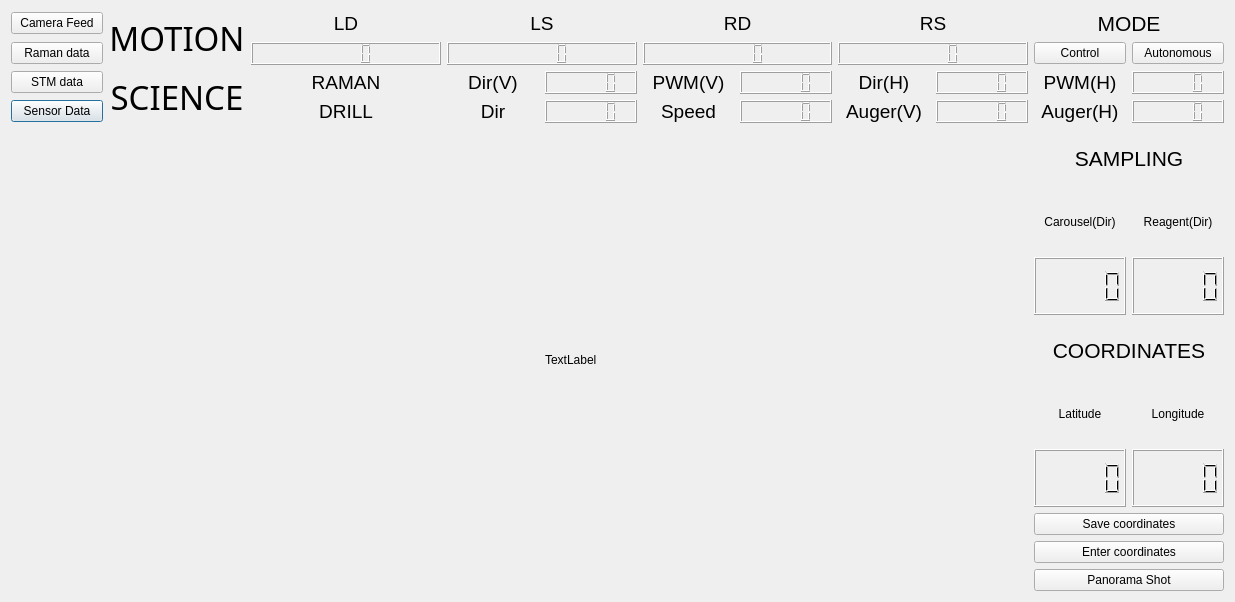
<?xml version="1.0" encoding="UTF-8"?>
<ui version="4.0">
 <class>Dialog</class>
 <widget class="QDialog" name="Dialog">
  <property name="geometry">
   <rect>
    <x>0</x>
    <y>0</y>
    <width>1235</width>
    <height>602</height>
   </rect>
  </property>
  <property name="windowTitle">
   <string>Dialog</string>
  </property>
  <layout class="QGridLayout" name="gridLayout_2">
   <item row="0" column="0">
    <layout class="QGridLayout" name="gridLayout">
     <item row="3" column="0">
      <widget class="QPushButton" name="bt_sensors">
       <property name="text">
        <string>Sensor Data</string>
       </property>
      </widget>
     </item>
     <item row="3" column="6">
      <widget class="QLCDNumber" name="drill_dir"/>
     </item>
     <item row="0" column="7" colspan="2">
      <widget class="QLabel" name="label_4">
       <property name="font">
        <font>
         <pointsize>14</pointsize>
        </font>
       </property>
       <property name="autoFillBackground">
        <bool>true</bool>
       </property>
       <property name="text">
        <string>RD</string>
       </property>
       <property name="alignment">
        <set>Qt::AlignCenter</set>
       </property>
      </widget>
     </item>
     <item row="8" column="12">
      <widget class="QLabel" name="label_42">
       <property name="autoFillBackground">
        <bool>true</bool>
       </property>
       <property name="text">
        <string>Longitude</string>
       </property>
       <property name="alignment">
        <set>Qt::AlignCenter</set>
       </property>
      </widget>
     </item>
     <item row="1" column="0">
      <widget class="QPushButton" name="bt_raman">
       <property name="text">
        <string>Raman data</string>
       </property>
      </widget>
     </item>
     <item row="10" column="11" colspan="2">
      <widget class="QPushButton" name="pushButton_7">
       <property name="text">
        <string>Save coordinates</string>
       </property>
      </widget>
     </item>
     <item row="0" column="3" colspan="2">
      <widget class="QLabel" name="label_2">
       <property name="font">
        <font>
         <pointsize>14</pointsize>
        </font>
       </property>
       <property name="autoFillBackground">
        <bool>true</bool>
       </property>
       <property name="text">
        <string>LD</string>
       </property>
       <property name="alignment">
        <set>Qt::AlignCenter</set>
       </property>
      </widget>
     </item>
     <item row="2" column="12">
      <widget class="QLCDNumber" name="raman_speed_h"/>
     </item>
     <item row="2" column="9">
      <widget class="QLabel" name="label_21">
       <property name="font">
        <font>
         <pointsize>14</pointsize>
        </font>
       </property>
       <property name="autoFillBackground">
        <bool>true</bool>
       </property>
       <property name="text">
        <string>Dir(H)</string>
       </property>
       <property name="alignment">
        <set>Qt::AlignCenter</set>
       </property>
      </widget>
     </item>
     <item row="11" column="11" colspan="2">
      <widget class="QPushButton" name="pushButton_14">
       <property name="text">
        <string>Enter coordinates</string>
       </property>
      </widget>
     </item>
     <item row="3" column="10">
      <widget class="QLCDNumber" name="auger_dir"/>
     </item>
     <item row="2" column="5">
      <widget class="QLabel" name="label_16">
       <property name="font">
        <font>
         <pointsize>14</pointsize>
        </font>
       </property>
       <property name="autoFillBackground">
        <bool>true</bool>
       </property>
       <property name="text">
        <string>Dir(V)</string>
       </property>
       <property name="alignment">
        <set>Qt::AlignCenter</set>
       </property>
      </widget>
     </item>
     <item row="3" column="7">
      <widget class="QLabel" name="label_20">
       <property name="font">
        <font>
         <pointsize>14</pointsize>
        </font>
       </property>
       <property name="autoFillBackground">
        <bool>true</bool>
       </property>
       <property name="text">
        <string>Speed</string>
       </property>
       <property name="alignment">
        <set>Qt::AlignCenter</set>
       </property>
      </widget>
     </item>
     <item row="5" column="12">
      <widget class="QLabel" name="label_41">
       <property name="autoFillBackground">
        <bool>true</bool>
       </property>
       <property name="text">
        <string>Reagent(Dir)</string>
       </property>
       <property name="alignment">
        <set>Qt::AlignCenter</set>
       </property>
      </widget>
     </item>
     <item row="0" column="9" colspan="2">
      <widget class="QLabel" name="label_5">
       <property name="font">
        <font>
         <pointsize>14</pointsize>
        </font>
       </property>
       <property name="autoFillBackground">
        <bool>true</bool>
       </property>
       <property name="text">
        <string>RS</string>
       </property>
       <property name="alignment">
        <set>Qt::AlignCenter</set>
       </property>
      </widget>
     </item>
     <item row="3" column="12">
      <widget class="QLCDNumber" name="h_auger_dir"/>
     </item>
     <item row="2" column="8">
      <widget class="QLCDNumber" name="raman_speed_v"/>
     </item>
     <item row="2" column="6">
      <widget class="QLCDNumber" name="raman_dir_v"/>
     </item>
     <item row="3" column="8">
      <widget class="QLCDNumber" name="drill_speed"/>
     </item>
     <item row="1" column="7" colspan="2">
      <widget class="QLCDNumber" name="rd"/>
     </item>
     <item row="3" column="11">
      <widget class="QLabel" name="label_37">
       <property name="font">
        <font>
         <pointsize>14</pointsize>
        </font>
       </property>
       <property name="autoFillBackground">
        <bool>true</bool>
       </property>
       <property name="text">
        <string>Auger(H)</string>
       </property>
       <property name="alignment">
        <set>Qt::AlignCenter</set>
       </property>
      </widget>
     </item>
     <item row="2" column="7">
      <widget class="QLabel" name="label_19">
       <property name="font">
        <font>
         <pointsize>14</pointsize>
        </font>
       </property>
       <property name="autoFillBackground">
        <bool>true</bool>
       </property>
       <property name="text">
        <string>PWM(V)</string>
       </property>
       <property name="alignment">
        <set>Qt::AlignCenter</set>
       </property>
      </widget>
     </item>
     <item row="1" column="5" colspan="2">
      <widget class="QLCDNumber" name="ls"/>
     </item>
     <item row="9" column="12">
      <widget class="QLCDNumber" name="lcdNumber_16"/>
     </item>
     <item row="2" column="1" rowspan="2">
      <widget class="QLabel" name="label_9">
       <property name="font">
        <font>
         <family>Sans</family>
         <pointsize>25</pointsize>
         <weight>50</weight>
         <italic>false</italic>
         <bold>false</bold>
        </font>
       </property>
       <property name="autoFillBackground">
        <bool>true</bool>
       </property>
       <property name="text">
        <string>SCIENCE</string>
       </property>
       <property name="alignment">
        <set>Qt::AlignCenter</set>
       </property>
       <property name="wordWrap">
        <bool>false</bool>
       </property>
      </widget>
     </item>
     <item row="9" column="11">
      <widget class="QLCDNumber" name="lcdNumber_15"/>
     </item>
     <item row="6" column="11">
      <widget class="QLCDNumber" name="carousel_dir"/>
     </item>
     <item row="1" column="11">
      <widget class="QPushButton" name="pushButton_8">
       <property name="text">
        <string>Control</string>
       </property>
      </widget>
     </item>
     <item row="2" column="3" colspan="2">
      <widget class="QLabel" name="label_raman">
       <property name="palette">
        <palette>
         <active>
          <colorrole role="WindowText">
           <brush brushstyle="SolidPattern">
            <color alpha="255">
             <red>0</red>
             <green>0</green>
             <blue>0</blue>
            </color>
           </brush>
          </colorrole>
          <colorrole role="Button">
           <brush brushstyle="SolidPattern">
            <color alpha="255">
             <red>239</red>
             <green>239</green>
             <blue>239</blue>
            </color>
           </brush>
          </colorrole>
          <colorrole role="Light">
           <brush brushstyle="SolidPattern">
            <color alpha="255">
             <red>255</red>
             <green>255</green>
             <blue>255</blue>
            </color>
           </brush>
          </colorrole>
          <colorrole role="Midlight">
           <brush brushstyle="SolidPattern">
            <color alpha="255">
             <red>247</red>
             <green>247</green>
             <blue>247</blue>
            </color>
           </brush>
          </colorrole>
          <colorrole role="Dark">
           <brush brushstyle="SolidPattern">
            <color alpha="255">
             <red>119</red>
             <green>119</green>
             <blue>119</blue>
            </color>
           </brush>
          </colorrole>
          <colorrole role="Mid">
           <brush brushstyle="SolidPattern">
            <color alpha="255">
             <red>159</red>
             <green>159</green>
             <blue>159</blue>
            </color>
           </brush>
          </colorrole>
          <colorrole role="Text">
           <brush brushstyle="SolidPattern">
            <color alpha="255">
             <red>0</red>
             <green>0</green>
             <blue>0</blue>
            </color>
           </brush>
          </colorrole>
          <colorrole role="BrightText">
           <brush brushstyle="SolidPattern">
            <color alpha="255">
             <red>255</red>
             <green>255</green>
             <blue>255</blue>
            </color>
           </brush>
          </colorrole>
          <colorrole role="ButtonText">
           <brush brushstyle="SolidPattern">
            <color alpha="255">
             <red>0</red>
             <green>0</green>
             <blue>0</blue>
            </color>
           </brush>
          </colorrole>
          <colorrole role="Base">
           <brush brushstyle="SolidPattern">
            <color alpha="255">
             <red>255</red>
             <green>255</green>
             <blue>255</blue>
            </color>
           </brush>
          </colorrole>
          <colorrole role="Window">
           <brush brushstyle="SolidPattern">
            <color alpha="255">
             <red>239</red>
             <green>239</green>
             <blue>239</blue>
            </color>
           </brush>
          </colorrole>
          <colorrole role="Shadow">
           <brush brushstyle="SolidPattern">
            <color alpha="255">
             <red>0</red>
             <green>0</green>
             <blue>0</blue>
            </color>
           </brush>
          </colorrole>
          <colorrole role="AlternateBase">
           <brush brushstyle="SolidPattern">
            <color alpha="255">
             <red>247</red>
             <green>247</green>
             <blue>247</blue>
            </color>
           </brush>
          </colorrole>
          <colorrole role="ToolTipBase">
           <brush brushstyle="SolidPattern">
            <color alpha="255">
             <red>255</red>
             <green>255</green>
             <blue>220</blue>
            </color>
           </brush>
          </colorrole>
          <colorrole role="ToolTipText">
           <brush brushstyle="SolidPattern">
            <color alpha="255">
             <red>0</red>
             <green>0</green>
             <blue>0</blue>
            </color>
           </brush>
          </colorrole>
          <colorrole role="PlaceholderText">
           <brush brushstyle="SolidPattern">
            <color alpha="128">
             <red>0</red>
             <green>0</green>
             <blue>0</blue>
            </color>
           </brush>
          </colorrole>
         </active>
         <inactive>
          <colorrole role="WindowText">
           <brush brushstyle="SolidPattern">
            <color alpha="255">
             <red>0</red>
             <green>0</green>
             <blue>0</blue>
            </color>
           </brush>
          </colorrole>
          <colorrole role="Button">
           <brush brushstyle="SolidPattern">
            <color alpha="255">
             <red>239</red>
             <green>239</green>
             <blue>239</blue>
            </color>
           </brush>
          </colorrole>
          <colorrole role="Light">
           <brush brushstyle="SolidPattern">
            <color alpha="255">
             <red>255</red>
             <green>255</green>
             <blue>255</blue>
            </color>
           </brush>
          </colorrole>
          <colorrole role="Midlight">
           <brush brushstyle="SolidPattern">
            <color alpha="255">
             <red>247</red>
             <green>247</green>
             <blue>247</blue>
            </color>
           </brush>
          </colorrole>
          <colorrole role="Dark">
           <brush brushstyle="SolidPattern">
            <color alpha="255">
             <red>119</red>
             <green>119</green>
             <blue>119</blue>
            </color>
           </brush>
          </colorrole>
          <colorrole role="Mid">
           <brush brushstyle="SolidPattern">
            <color alpha="255">
             <red>159</red>
             <green>159</green>
             <blue>159</blue>
            </color>
           </brush>
          </colorrole>
          <colorrole role="Text">
           <brush brushstyle="SolidPattern">
            <color alpha="255">
             <red>0</red>
             <green>0</green>
             <blue>0</blue>
            </color>
           </brush>
          </colorrole>
          <colorrole role="BrightText">
           <brush brushstyle="SolidPattern">
            <color alpha="255">
             <red>255</red>
             <green>255</green>
             <blue>255</blue>
            </color>
           </brush>
          </colorrole>
          <colorrole role="ButtonText">
           <brush brushstyle="SolidPattern">
            <color alpha="255">
             <red>0</red>
             <green>0</green>
             <blue>0</blue>
            </color>
           </brush>
          </colorrole>
          <colorrole role="Base">
           <brush brushstyle="SolidPattern">
            <color alpha="255">
             <red>255</red>
             <green>255</green>
             <blue>255</blue>
            </color>
           </brush>
          </colorrole>
          <colorrole role="Window">
           <brush brushstyle="SolidPattern">
            <color alpha="255">
             <red>239</red>
             <green>239</green>
             <blue>239</blue>
            </color>
           </brush>
          </colorrole>
          <colorrole role="Shadow">
           <brush brushstyle="SolidPattern">
            <color alpha="255">
             <red>0</red>
             <green>0</green>
             <blue>0</blue>
            </color>
           </brush>
          </colorrole>
          <colorrole role="AlternateBase">
           <brush brushstyle="SolidPattern">
            <color alpha="255">
             <red>247</red>
             <green>247</green>
             <blue>247</blue>
            </color>
           </brush>
          </colorrole>
          <colorrole role="ToolTipBase">
           <brush brushstyle="SolidPattern">
            <color alpha="255">
             <red>255</red>
             <green>255</green>
             <blue>220</blue>
            </color>
           </brush>
          </colorrole>
          <colorrole role="ToolTipText">
           <brush brushstyle="SolidPattern">
            <color alpha="255">
             <red>0</red>
             <green>0</green>
             <blue>0</blue>
            </color>
           </brush>
          </colorrole>
          <colorrole role="PlaceholderText">
           <brush brushstyle="SolidPattern">
            <color alpha="128">
             <red>0</red>
             <green>0</green>
             <blue>0</blue>
            </color>
           </brush>
          </colorrole>
         </inactive>
         <disabled>
          <colorrole role="WindowText">
           <brush brushstyle="SolidPattern">
            <color alpha="255">
             <red>119</red>
             <green>119</green>
             <blue>119</blue>
            </color>
           </brush>
          </colorrole>
          <colorrole role="Button">
           <brush brushstyle="SolidPattern">
            <color alpha="255">
             <red>239</red>
             <green>239</green>
             <blue>239</blue>
            </color>
           </brush>
          </colorrole>
          <colorrole role="Light">
           <brush brushstyle="SolidPattern">
            <color alpha="255">
             <red>255</red>
             <green>255</green>
             <blue>255</blue>
            </color>
           </brush>
          </colorrole>
          <colorrole role="Midlight">
           <brush brushstyle="SolidPattern">
            <color alpha="255">
             <red>247</red>
             <green>247</green>
             <blue>247</blue>
            </color>
           </brush>
          </colorrole>
          <colorrole role="Dark">
           <brush brushstyle="SolidPattern">
            <color alpha="255">
             <red>119</red>
             <green>119</green>
             <blue>119</blue>
            </color>
           </brush>
          </colorrole>
          <colorrole role="Mid">
           <brush brushstyle="SolidPattern">
            <color alpha="255">
             <red>159</red>
             <green>159</green>
             <blue>159</blue>
            </color>
           </brush>
          </colorrole>
          <colorrole role="Text">
           <brush brushstyle="SolidPattern">
            <color alpha="255">
             <red>119</red>
             <green>119</green>
             <blue>119</blue>
            </color>
           </brush>
          </colorrole>
          <colorrole role="BrightText">
           <brush brushstyle="SolidPattern">
            <color alpha="255">
             <red>255</red>
             <green>255</green>
             <blue>255</blue>
            </color>
           </brush>
          </colorrole>
          <colorrole role="ButtonText">
           <brush brushstyle="SolidPattern">
            <color alpha="255">
             <red>119</red>
             <green>119</green>
             <blue>119</blue>
            </color>
           </brush>
          </colorrole>
          <colorrole role="Base">
           <brush brushstyle="SolidPattern">
            <color alpha="255">
             <red>239</red>
             <green>239</green>
             <blue>239</blue>
            </color>
           </brush>
          </colorrole>
          <colorrole role="Window">
           <brush brushstyle="SolidPattern">
            <color alpha="255">
             <red>239</red>
             <green>239</green>
             <blue>239</blue>
            </color>
           </brush>
          </colorrole>
          <colorrole role="Shadow">
           <brush brushstyle="SolidPattern">
            <color alpha="255">
             <red>0</red>
             <green>0</green>
             <blue>0</blue>
            </color>
           </brush>
          </colorrole>
          <colorrole role="AlternateBase">
           <brush brushstyle="SolidPattern">
            <color alpha="255">
             <red>239</red>
             <green>239</green>
             <blue>239</blue>
            </color>
           </brush>
          </colorrole>
          <colorrole role="ToolTipBase">
           <brush brushstyle="SolidPattern">
            <color alpha="255">
             <red>255</red>
             <green>255</green>
             <blue>220</blue>
            </color>
           </brush>
          </colorrole>
          <colorrole role="ToolTipText">
           <brush brushstyle="SolidPattern">
            <color alpha="255">
             <red>0</red>
             <green>0</green>
             <blue>0</blue>
            </color>
           </brush>
          </colorrole>
          <colorrole role="PlaceholderText">
           <brush brushstyle="SolidPattern">
            <color alpha="128">
             <red>0</red>
             <green>0</green>
             <blue>0</blue>
            </color>
           </brush>
          </colorrole>
         </disabled>
        </palette>
       </property>
       <property name="font">
        <font>
         <pointsize>14</pointsize>
        </font>
       </property>
       <property name="autoFillBackground">
        <bool>true</bool>
       </property>
       <property name="text">
        <string>RAMAN</string>
       </property>
       <property name="alignment">
        <set>Qt::AlignCenter</set>
       </property>
      </widget>
     </item>
     <item row="0" column="11" colspan="2">
      <widget class="QLabel" name="label_6">
       <property name="font">
        <font>
         <pointsize>16</pointsize>
        </font>
       </property>
       <property name="autoFillBackground">
        <bool>true</bool>
       </property>
       <property name="text">
        <string>MODE</string>
       </property>
       <property name="alignment">
        <set>Qt::AlignCenter</set>
       </property>
      </widget>
     </item>
     <item row="0" column="5" colspan="2">
      <widget class="QLabel" name="label_3">
       <property name="font">
        <font>
         <pointsize>14</pointsize>
        </font>
       </property>
       <property name="autoFillBackground">
        <bool>true</bool>
       </property>
       <property name="text">
        <string>LS</string>
       </property>
       <property name="alignment">
        <set>Qt::AlignCenter</set>
       </property>
      </widget>
     </item>
     <item row="0" column="0">
      <widget class="QPushButton" name="pushButton">
       <property name="text">
        <string>Camera Feed</string>
       </property>
      </widget>
     </item>
     <item row="3" column="3" colspan="2">
      <widget class="QLabel" name="label_drill">
       <property name="font">
        <font>
         <pointsize>14</pointsize>
        </font>
       </property>
       <property name="autoFillBackground">
        <bool>true</bool>
       </property>
       <property name="text">
        <string>DRILL</string>
       </property>
       <property name="alignment">
        <set>Qt::AlignCenter</set>
       </property>
      </widget>
     </item>
     <item row="1" column="9" colspan="2">
      <widget class="QLCDNumber" name="rs"/>
     </item>
     <item row="7" column="11" colspan="2">
      <widget class="QLabel" name="label_39">
       <property name="font">
        <font>
         <pointsize>16</pointsize>
        </font>
       </property>
       <property name="autoFillBackground">
        <bool>true</bool>
       </property>
       <property name="text">
        <string>COORDINATES</string>
       </property>
       <property name="alignment">
        <set>Qt::AlignCenter</set>
       </property>
      </widget>
     </item>
     <item row="8" column="11">
      <widget class="QLabel" name="label_40">
       <property name="autoFillBackground">
        <bool>true</bool>
       </property>
       <property name="text">
        <string>Latitude</string>
       </property>
       <property name="alignment">
        <set>Qt::AlignCenter</set>
       </property>
      </widget>
     </item>
     <item row="2" column="0">
      <widget class="QPushButton" name="pushButton_3">
       <property name="text">
        <string>STM data</string>
       </property>
      </widget>
     </item>
     <item row="2" column="10">
      <widget class="QLCDNumber" name="raman_dir_h"/>
     </item>
     <item row="12" column="11" colspan="2">
      <widget class="QPushButton" name="pushButton_15">
       <property name="text">
        <string>Panorama Shot</string>
       </property>
      </widget>
     </item>
     <item row="6" column="12">
      <widget class="QLCDNumber" name="reagent"/>
     </item>
     <item row="1" column="12">
      <widget class="QPushButton" name="pushButton_9">
       <property name="text">
        <string>Autonomous</string>
       </property>
      </widget>
     </item>
     <item row="2" column="11">
      <widget class="QLabel" name="label_36">
       <property name="font">
        <font>
         <pointsize>14</pointsize>
        </font>
       </property>
       <property name="autoFillBackground">
        <bool>true</bool>
       </property>
       <property name="text">
        <string>PWM(H)</string>
       </property>
       <property name="alignment">
        <set>Qt::AlignCenter</set>
       </property>
      </widget>
     </item>
     <item row="0" column="1" rowspan="2">
      <widget class="QLabel" name="label">
       <property name="font">
        <font>
         <family>Saab</family>
         <pointsize>25</pointsize>
         <weight>50</weight>
         <italic>false</italic>
         <bold>false</bold>
        </font>
       </property>
       <property name="autoFillBackground">
        <bool>true</bool>
       </property>
       <property name="text">
        <string>MOTION</string>
       </property>
       <property name="alignment">
        <set>Qt::AlignCenter</set>
       </property>
       <property name="wordWrap">
        <bool>false</bool>
       </property>
      </widget>
     </item>
     <item row="3" column="5">
      <widget class="QLabel" name="label_12">
       <property name="font">
        <font>
         <pointsize>14</pointsize>
        </font>
       </property>
       <property name="autoFillBackground">
        <bool>true</bool>
       </property>
       <property name="text">
        <string>Dir</string>
       </property>
       <property name="alignment">
        <set>Qt::AlignCenter</set>
       </property>
      </widget>
     </item>
     <item row="3" column="9">
      <widget class="QLabel" name="label_22">
       <property name="font">
        <font>
         <pointsize>14</pointsize>
        </font>
       </property>
       <property name="autoFillBackground">
        <bool>true</bool>
       </property>
       <property name="text">
        <string>Auger(V)</string>
       </property>
       <property name="alignment">
        <set>Qt::AlignCenter</set>
       </property>
      </widget>
     </item>
     <item row="5" column="11">
      <widget class="QLabel" name="label_38">
       <property name="autoFillBackground">
        <bool>true</bool>
       </property>
       <property name="text">
        <string>Carousel(Dir)</string>
       </property>
       <property name="alignment">
        <set>Qt::AlignCenter</set>
       </property>
      </widget>
     </item>
     <item row="1" column="3" colspan="2">
      <widget class="QLCDNumber" name="ld"/>
     </item>
     <item row="4" column="11" colspan="2">
      <widget class="QLabel" name="label_sample">
       <property name="font">
        <font>
         <pointsize>16</pointsize>
        </font>
       </property>
       <property name="autoFillBackground">
        <bool>true</bool>
       </property>
       <property name="text">
        <string>SAMPLING</string>
       </property>
       <property name="alignment">
        <set>Qt::AlignCenter</set>
       </property>
      </widget>
     </item>
     <item row="4" column="6" rowspan="9" colspan="5">
      <widget class="QLabel" name="stream">
       <property name="text">
        <string>TextLabel</string>
       </property>
      </widget>
     </item>
    </layout>
   </item>
  </layout>
 </widget>
 <resources/>
 <connections/>
</ui>
